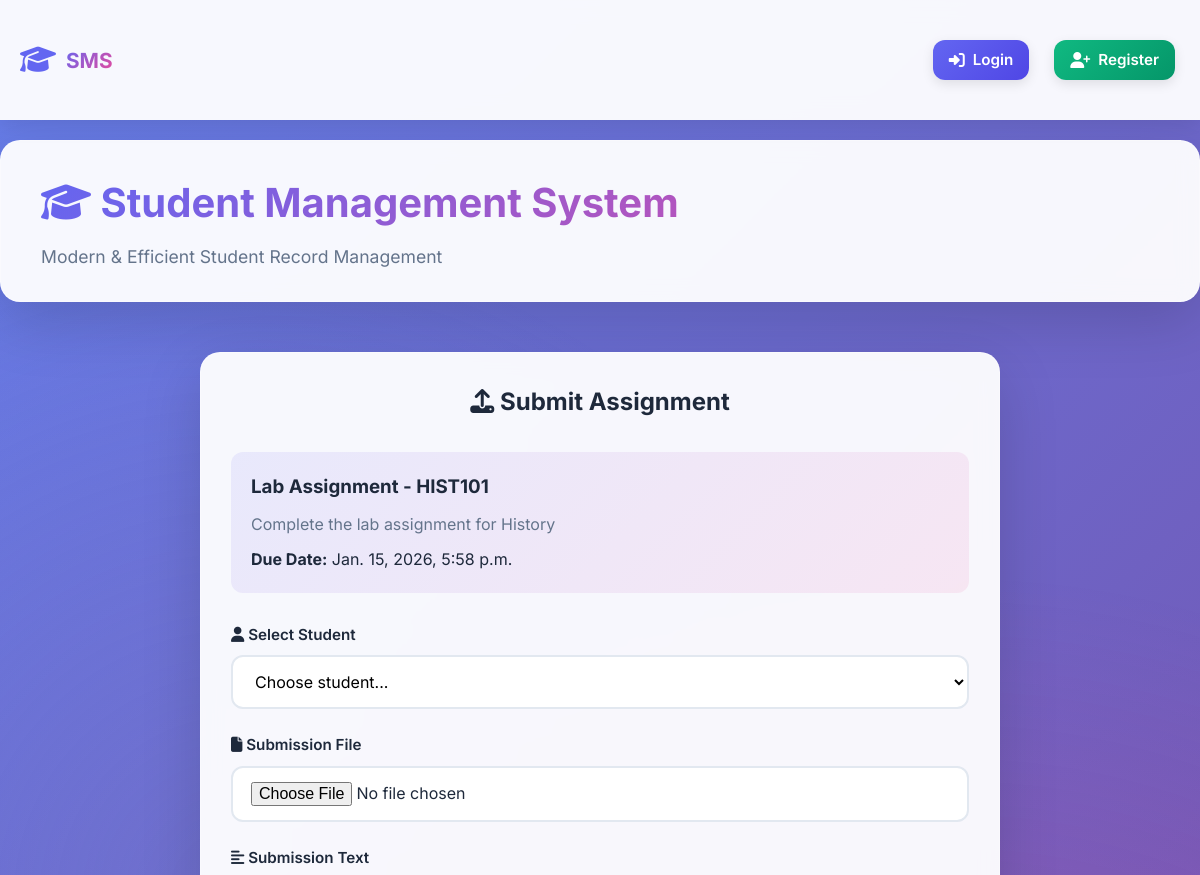
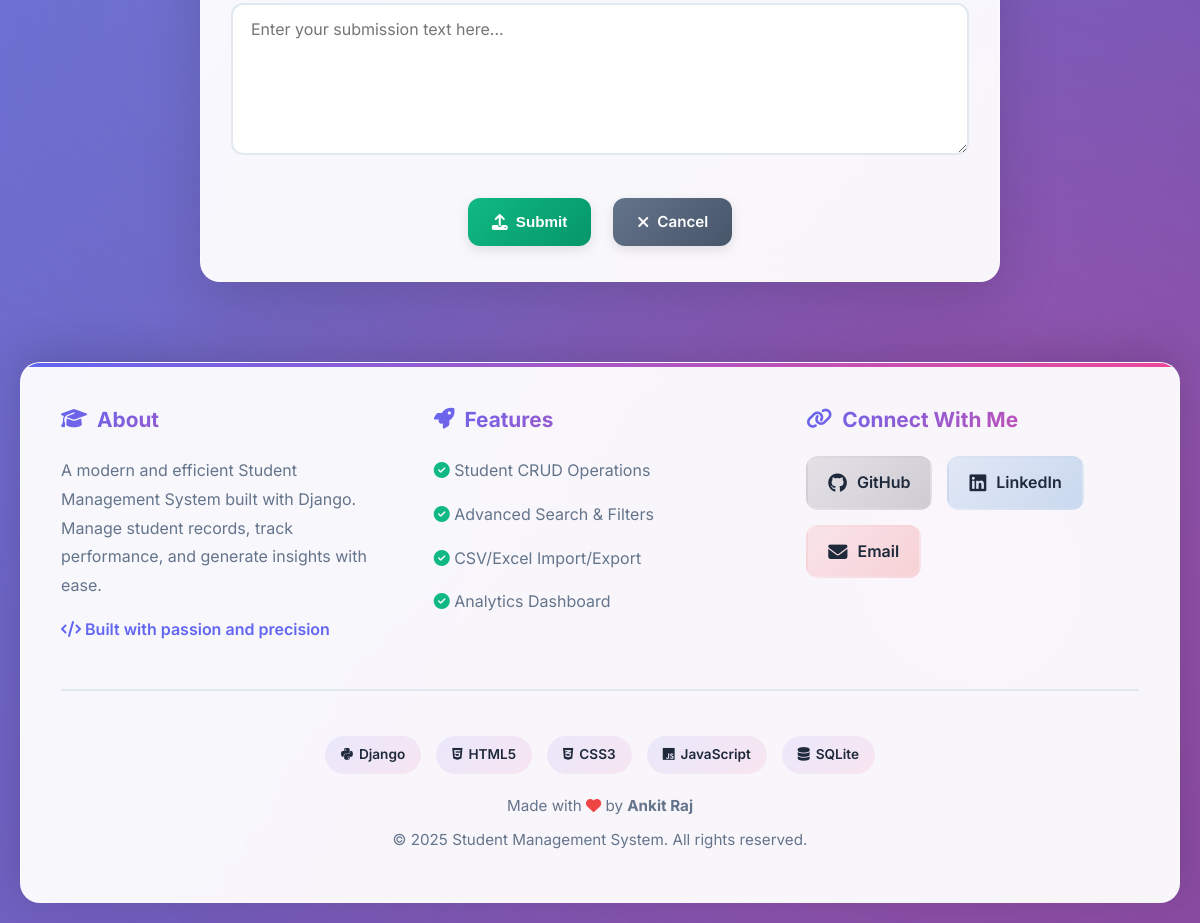
Screenshot of /assignments/18/submit/ with the database file from the repository (2 pictures, top to bottom).
### student/models.py (models this page shows, shortened)
class Assignment(models.Model):
    course = models.ForeignKey(Course, on_delete=models.CASCADE, related_name='assignments')
    title = models.CharField(max_length=200)
    description = models.TextField()
    due_date = models.DateTimeField()
    total_marks = models.IntegerField(default=100)
    attachment = models.FileField(upload_to='assignments/', blank=True, null=True)
    created_by = models.ForeignKey(User, on_delete=models.SET_NULL, null=True)
    created_at = models.DateTimeField(default=timezone.now)
    updated_at = models.DateTimeField(auto_now=True)
    is_active = models.BooleanField(default=True)
    class Meta:
        ordering = ['-due_date']

### student/views.py (the view, shortened to what this page needs)
# urls.py: path('assignments/<int:pk>/submit/', views.submit_assignment, name='submit_assignment'),
def submit_assignment(request, pk):
    assignment = get_object_or_404(Assignment, pk=pk)
    students = Student.objects.filter(is_active=True)
    return render(request, 'student/submit_assignment.html', {
        'assignment': assignment,
        'students': students
    })

### student/templates/student/submit_assignment.html (shortened to what this page needs)
{% extends 'base.html' %}
{% block content %}
<div class="card" style="max-width: 800px; margin: 0 auto;">
    <h2 style="margin-bottom: 30px; text-align: center;">
        <i class="fas fa-upload"></i> Submit Assignment
    </h2>
    <div
        style="background: linear-gradient(135deg, rgba(99, 102, 241, 0.1) 0%, rgba(236, 72, 153, 0.1) 100%); padding: 20px; border-radius: 12px; margin-bottom: 30px;">
        <h3 style="margin-bottom: 10px;">{{ assignment.title }}</h3>
        <p style="color: var(--gray);">{{ assignment.description }}</p>
        <p style="margin-top: 10px;"><strong>Due Date:</strong> {{ assignment.due_date }}</p>
    </div>
    <form method="post" enctype="multipart/form-data">
        <div class="form-group">
            <label><i class="fas fa-user"></i> Select Student</label>
            <select name="student" class="form-control" required>
                <option value="">Choose student...</option>
            </select>
        </div>
        <div class="form-group">
            <label><i class="fas fa-file"></i> Submission File</label>
            <input type="file" name="submission_file" class="form-control">
        </div>
        <div class="form-group">
            <label><i class="fas fa-align-left"></i> Submission Text</label>
            <textarea name="submission_text" class="form-control" rows="6"
                placeholder="Enter your submission text here..."></textarea>
        </div>
        <div class="actions" style="margin-top: 30px;">
            <button type="submit" class="btn btn-success">
                <i class="fas fa-upload"></i> Submit
            </button>
            <a href="{% url 'assignment_detail' assignment.pk %}" class="btn btn-secondary">
                <i class="fas fa-times"></i> Cancel
            </a>
        </div>
    </form>
</div>
{% endblock %}

### student/templates/base.html (style rules this page uses)
* { margin: 0; padding: 0; box-sizing: border-box; }
:root { --primary: #6366f1; --primary-dark: #4f46e5; --primary-light: #818cf8; --secondary: #ec4899; --success: #10b981; --danger: #ef4444; --warning: #f59e0b; --dark: #1e293b; --light: #f8fafc; --gray: #64748b; --border: #e2e8f0; --shadow: rgba(0, 0, 0, 0.1); --shadow-lg: rgba(0, 0, 0, 0.15); }
body { font-family: 'Inter', -apple-system, BlinkMacSystemFont, 'Segoe UI', sans-serif; background: linear-gradient(135deg, #667eea 0%, #764ba2 100%); min-height: 100vh; color: var(--dark); line-height: 1.6; }
.card { background: rgba(255, 255, 255, 0.95); backdrop-filter: blur(10px); border-radius: 20px; padding: 30px; box-shadow: 0 20px 60px var(--shadow-lg); border: 1px solid rgba(255, 255, 255, 0.3); animation: fadeInUp 0.6s ease-out; }
.btn { display: inline-flex; align-items: center; gap: 8px; padding: 12px 24px; margin: 5px; border: none; border-radius: 12px; cursor: pointer; text-decoration: none; font-weight: 600; font-size: 0.95rem; transition: all 0.3s ease; box-shadow: 0 4px 12px var(--shadow); }
.btn-secondary { background: linear-gradient(135deg, var(--gray) 0%, #475569 100%); color: white; }
.btn-success { background: linear-gradient(135deg, var(--success) 0%, #059669 100%); color: white; }
.btn i { font-size: 1rem; }
.form-group { margin-bottom: 24px; }
label { display: block; margin-bottom: 8px; font-weight: 600; color: var(--dark); font-size: 0.95rem; }
input, textarea, select { width: 100%; padding: 14px 18px; border: 2px solid var(--border); border-radius: 12px; font-size: 1rem; font-family: inherit; transition: all 0.3s ease; background: white; }
.actions { display: flex; gap: 12px; justify-content: center; flex-wrap: wrap; }

### rows the page displays
Assignment: title "Lab Assignment - HIST101", description "Complete the lab assignment for History", due_date "Jan. 15, 2026, 5:58 p.m."
